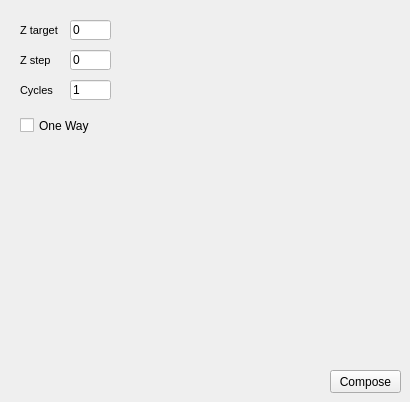
      <widget class="QWidget" name="tab_14">
       <attribute name="title">
        <string>Kirigami</string>
       </attribute>
       <widget class="QLineEdit" name="lineEdit_Kirigami_Ztarget">
        <property name="geometry">
         <rect>
          <x>70</x>
          <y>20</y>
          <width>41</width>
          <height>20</height>
         </rect>
        </property>
        <property name="styleSheet">
         <string notr="true">background-color: rgb(255, 255, 255)</string>
        </property>
        <property name="text">
         <string>0</string>
        </property>
       </widget>
       <widget class="QLabel" name="label_IncrementSpeen_69">
        <property name="geometry">
         <rect>
          <x>20</x>
          <y>20</y>
          <width>41</width>
          <height>21</height>
         </rect>
        </property>
        <property name="font">
         <font>
          <pointsize>8</pointsize>
         </font>
        </property>
        <property name="text">
         <string>Z target</string>
        </property>
        <property name="alignment">
         <set>Qt::AlignLeading|Qt::AlignLeft|Qt::AlignVCenter</set>
        </property>
       </widget>
       <widget class="QLabel" name="label_IncrementSpeen_70">
        <property name="geometry">
         <rect>
          <x>20</x>
          <y>50</y>
          <width>41</width>
          <height>21</height>
         </rect>
        </property>
        <property name="font">
         <font>
          <pointsize>8</pointsize>
         </font>
        </property>
        <property name="text">
         <string>Z step</string>
        </property>
        <property name="alignment">
         <set>Qt::AlignLeading|Qt::AlignLeft|Qt::AlignVCenter</set>
        </property>
       </widget>
       <widget class="QLineEdit" name="lineEdit_Kirigami_ZStep">
        <property name="geometry">
         <rect>
          <x>70</x>
          <y>50</y>
          <width>41</width>
          <height>20</height>
         </rect>
        </property>
        <property name="styleSheet">
         <string notr="true">background-color: rgb(255, 255, 255)</string>
        </property>
        <property name="text">
         <string>0</string>
        </property>
       </widget>
       <widget class="QCheckBox" name="checkBox_Kirigami_Cycles">
        <property name="geometry">
         <rect>
          <x>20</x>
          <y>110</y>
          <width>81</width>
          <height>31</height>
         </rect>
        </property>
        <property name="text">
         <string>One Way</string>
        </property>
        <property name="checked">
         <bool>false</bool>
        </property>
       </widget>
       <widget class="QLineEdit" name="lineEdit_Kirigami_Cycles">
        <property name="geometry">
         <rect>
          <x>70</x>
          <y>80</y>
          <width>41</width>
          <height>20</height>
         </rect>
        </property>
        <property name="styleSheet">
         <string notr="true">background-color: rgb(255, 255, 255)</string>
        </property>
        <property name="text">
         <string>1</string>
        </property>
       </widget>
       <widget class="QLabel" name="label_IncrementSpeen_71">
        <property name="geometry">
         <rect>
          <x>20</x>
          <y>80</y>
          <width>41</width>
          <height>21</height>
         </rect>
        </property>
        <property name="font">
         <font>
          <pointsize>8</pointsize>
         </font>
        </property>
        <property name="text">
         <string>Cycles</string>
        </property>
        <property name="alignment">
         <set>Qt::AlignLeading|Qt::AlignLeft|Qt::AlignVCenter</set>
        </property>
       </widget>
       <widget class="QPushButton" name="button_ComposeKirigami">
        <property name="geometry">
         <rect>
          <x>330</x>
          <y>370</y>
          <width>71</width>
          <height>23</height>
         </rect>
        </property>
        <property name="sizePolicy">
         <sizepolicy hsizetype="Fixed" vsizetype="Fixed">
          <horstretch>0</horstretch>
          <verstretch>0</verstretch>
         </sizepolicy>
        </property>
        <property name="maximumSize">
         <size>
          <width>200</width>
          <height>16777215</height>
         </size>
        </property>
        <property name="baseSize">
         <size>
          <width>0</width>
          <height>0</height>
         </size>
        </property>
        <property name="text">
         <string>Compose</string>
        </property>
       </widget>
      </widget>
